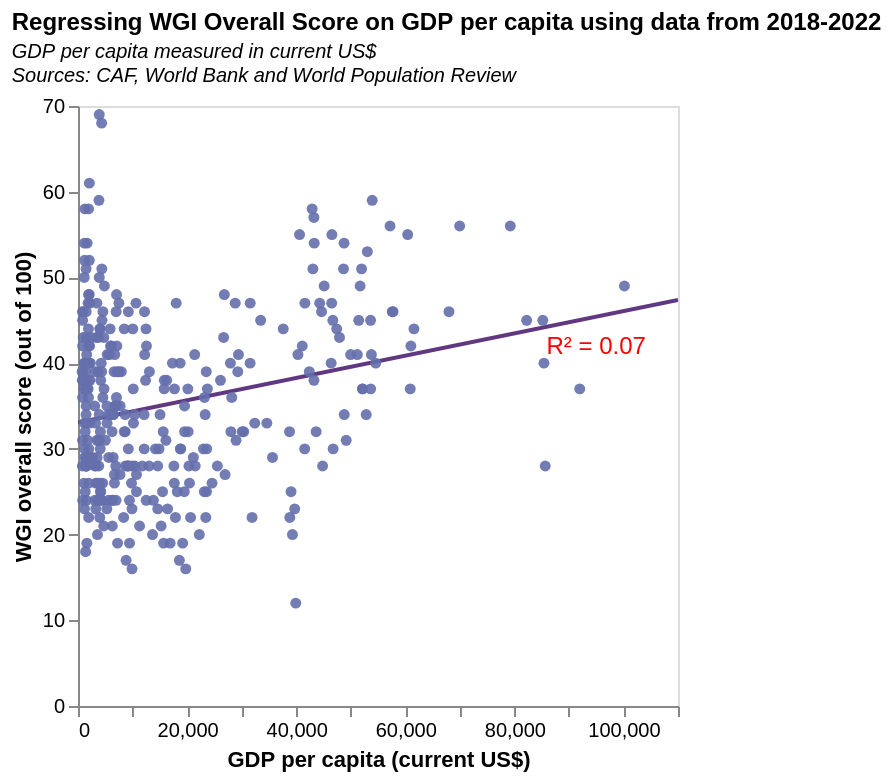

This figure's Vega-Lite source:
### Vega-Lite specification from a JSON file in a GitHub repository (floating-point values rounded to 4 significant figures; data arrays with more than 128 entries replaced by an {"elided": "..."} marker saying what was removed)
{"$schema": "https://vega.github.io/schema/vega-lite/v5.json", "description": "Regressing WGI Overall Score on Median Age for all countries featured in the 2018 to 2022 editions of the CAF World Giving Index Report (exploring data for 2019-2021). I ran the regression in Colab in order to ascertain the equation for the regression line", "title": {"text": ["Regressing WGI Overall Score on GDP per capita using data from 2018-2022"], "fontSize": 12, "subtitle": ["GDP per capita measured in current US$", "Sources: CAF, World Bank and World Population Review"], "subtitleFontStyle": "italic", "subtitleFontSize": 10, "anchor": "start", "color": "black"}, "data": {"values": {"elided": "336 records"}}, "height": 300, "width": 300, "encoding": {"x": {"field": "GDPpc", "type": "quantitative", "title": "GDP per capita (current US$)", "axis": {"grid": false}, "scale": {"domain": [0, 110000]}}, "y": {"field": "WGI", "type": "quantitative", "title": "WGI overall score (out of 100)", "axis": {"grid": false}, "scale": {"domain": [0, 70]}}, "tooltip": [{"field": "WGI", "type": "quantitative", "title": "WGI Score"}, {"field": "GDPpc", "type": "quantitative", "title": "GDP per capita"}, {"field": "year", "type": "nominal", "title": "Year"}]}, "layer": [{"data": {"values": [{"WGI": 33.06, "GDPpc": 0}, {"WGI": 47.36, "GDPpc": 110000}]}, "mark": {"type": "line", "color": "#603881", "clip": true}, "encoding": {"tooltip": null}}, {"data": {"values": {"elided": "336 records"}}, "mark": {"type": "circle", "color": "#646fac", "fillOpacity": 0.9}}, {"data": {"values": [{"WGI": 42, "GDPpc": 95000, "text": "R² = 0.07"}]}, "mark": {"type": "text", "color": "red", "fontWeight": "normal", "fontSize": 12}, "encoding": {"tooltip": null, "text": {"field": "text", "type": "nominal"}}}]}
